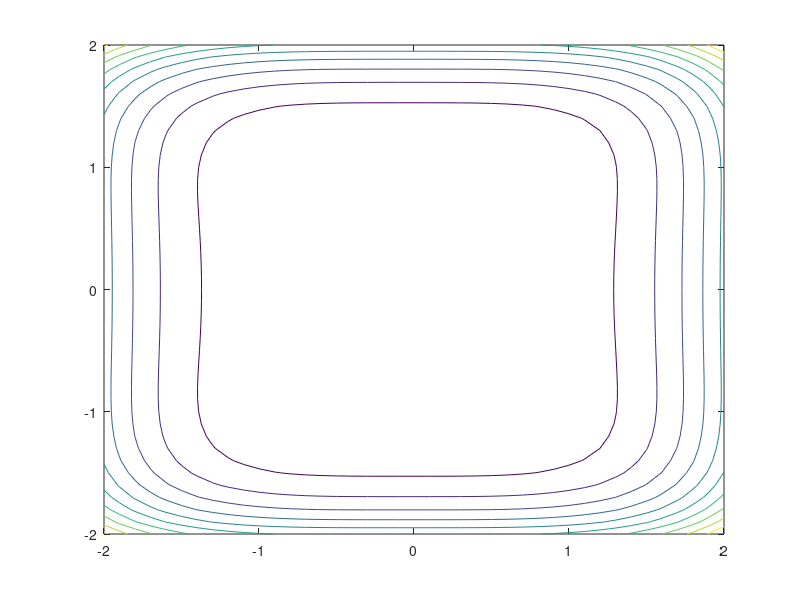
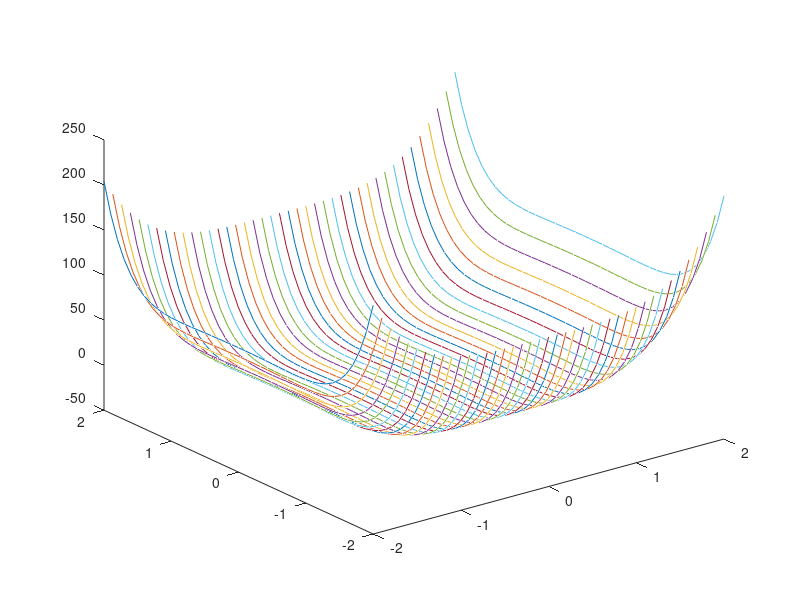

The MATLAB script that drew these images, in order: (Note: this script raises an error after producing the figures.)

f=@(x1,x2) x1.^3+6*x1.^4-3*x2.^2+2*x2.^6;

[X1,X2]=meshgrid([-2:0.1:2],[-2:0.1:2]);
contour(X1,X2,f(X1,X2))
figure
plot3(X1,X2,f(X1,X2))
%%
[xk,y]=Newton(f,[-1;-1],0.1); 
x1=vpa(xk(1),4)
 x2=vpa(xk(2),4)
 vpa(subs(f),4)
 %%
 
[xk,y]=NewtonMod(f,[-.5;-.9],0.01); 
x1=vpa(xk(1),4)
 x2=vpa(xk(2),4)
 vpa(subs(f),4)
 %%
 
contour(X1,X2,f(X1,X2))
hold on
for i=1:length(y)
    q=y(:,i)
    x1=vpa(q(1),4)
    x2=vpa(q(2),4)
    plot3(q(1),q(2),subs(f),'*')
    hold on
end